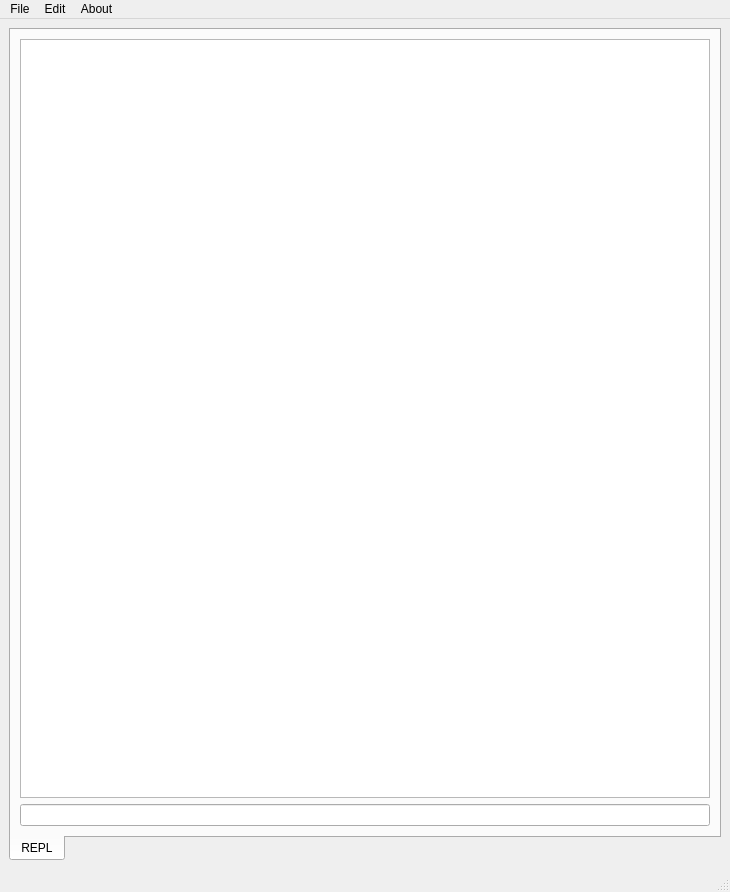
<?xml version="1.0" encoding="UTF-8"?>
<ui version="4.0">
 <class>REPLMainWindow</class>
 <widget class="QMainWindow" name="REPLMainWindow">
  <property name="geometry">
   <rect>
    <x>0</x>
    <y>0</y>
    <width>730</width>
    <height>892</height>
   </rect>
  </property>
  <property name="windowTitle">
   <string>REPLMainWindow</string>
  </property>
  <widget class="QWidget" name="centralwidget">
   <layout class="QGridLayout" name="gridLayout">
    <item row="0" column="0">
     <widget class="QTabWidget" name="tabWidget">
      <property name="autoFillBackground">
       <bool>false</bool>
      </property>
      <property name="tabPosition">
       <enum>QTabWidget::South</enum>
      </property>
      <property name="tabShape">
       <enum>QTabWidget::Rounded</enum>
      </property>
      <property name="currentIndex">
       <number>0</number>
      </property>
      <widget class="QWidget" name="tab">
       <attribute name="title">
        <string>REPL</string>
       </attribute>
       <layout class="QVBoxLayout" name="verticalLayout">
        <item>
         <widget class="QPlainTextEdit" name="plainTextEdit">
          <property name="undoRedoEnabled">
           <bool>false</bool>
          </property>
          <property name="readOnly">
           <bool>true</bool>
          </property>
         </widget>
        </item>
        <item>
         <widget class="QLineEdit" name="lineEdit"/>
        </item>
       </layout>
      </widget>
     </widget>
    </item>
   </layout>
  </widget>
  <widget class="QMenuBar" name="menubar">
   <property name="geometry">
    <rect>
     <x>0</x>
     <y>0</y>
     <width>730</width>
     <height>23</height>
    </rect>
   </property>
   <widget class="QMenu" name="menumaya">
    <property name="title">
     <string>File</string>
    </property>
    <addaction name="actionSave"/>
    <addaction name="separator"/>
    <addaction name="actionExit"/>
   </widget>
   <widget class="QMenu" name="menuAbout">
    <property name="title">
     <string>About</string>
    </property>
    <addaction name="actionAbout"/>
   </widget>
   <widget class="QMenu" name="menuEdit">
    <property name="title">
     <string>Edit</string>
    </property>
    <addaction name="actionClear_Console"/>
   </widget>
   <addaction name="menumaya"/>
   <addaction name="menuEdit"/>
   <addaction name="menuAbout"/>
  </widget>
  <widget class="QStatusBar" name="statusbar"/>
  <action name="actionExit">
   <property name="text">
    <string>Exit</string>
   </property>
  </action>
  <action name="actionAbout">
   <property name="text">
    <string>About</string>
   </property>
  </action>
  <action name="actionSave">
   <property name="text">
    <string>Save</string>
   </property>
  </action>
  <action name="actionClear_Console">
   <property name="text">
    <string>Clear Console</string>
   </property>
  </action>
  <action name="actionCheck">
   <property name="text">
    <string>Check</string>
   </property>
  </action>
 </widget>
 <resources/>
 <connections/>
</ui>
